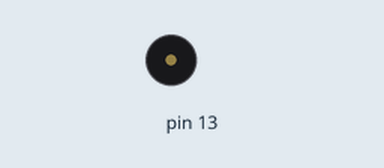
This sketch was run on a simulated Arduino Uno, built with avr-gcc and run on an emulated ATmega328P. Parts: buzzer (waves = sounding).

Above: at 0.05 s.
Timing chart, 0 to 3.0 s (numbered marks = the images above):
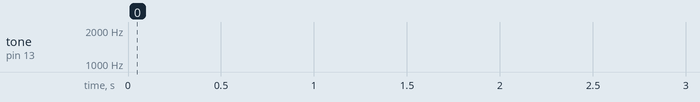

The sketch:

boucleson.ino
```cpp
int varson=0;
void setup() {
  // put your setup code here, to run once:
pinMode(13,OUTPUT);
}

void loop() {
  // put your main code here, to run repeatedly:

for (varson=0; varson<=2000; varson++){
  tone(13,varson);
  delay(1);
}
}
```
